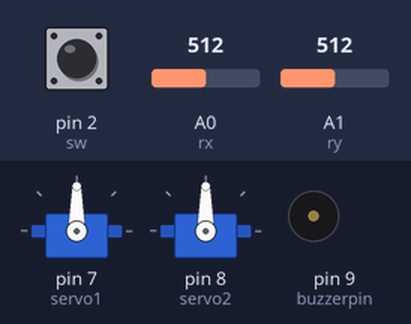
A sketch run on a simulated Arduino Uno, built with avr-gcc and run on an emulated ATmega328P. Parts: 2 × servo, buzzer (waves = sounding). Inputs (shaded band) come from the test bench; at power-on: A0 (rx) = 512, A1 (ry) = 512, pin 2 (sw) HIGH.

Above: at 1.2 s.
1.3 s: A0 (rx) set to 716
At 2.5 s:
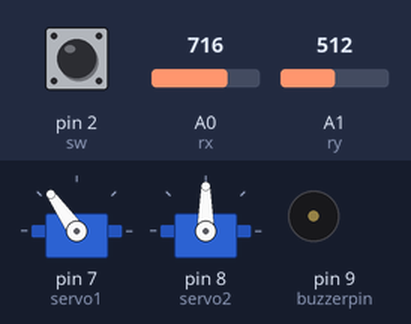
2.8 s: A1 (ry) set to 716
At 3.9 s:
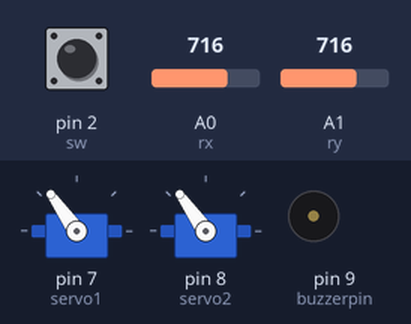
4.3 s: pin 2 (sw) pulled LOW for 0.15 s
At 4.37 s:
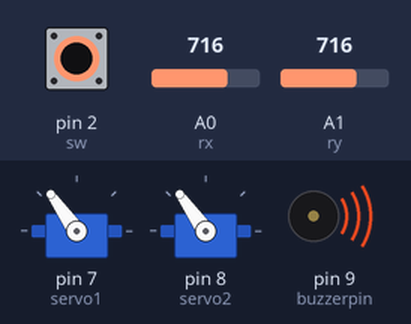
5.9 s: A0 (rx) set to 900
At 6.4 s:
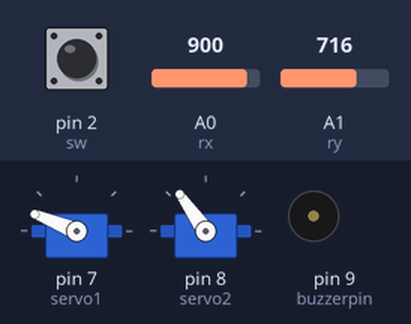
7.4 s: A1 (ry) set to 900
At 8.6 s:
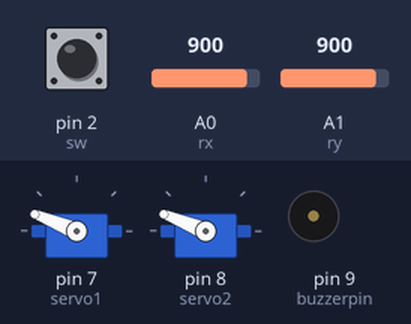
8.9 s: pin 2 (sw) pulled LOW for 1 s
At 9.7 s:
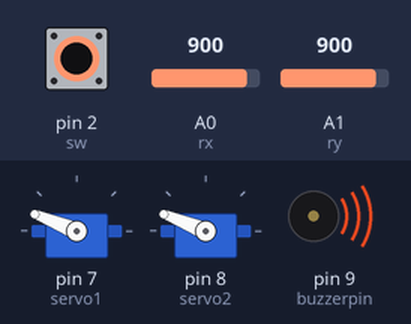
Timing chart, 0 to 11.9 s (numbered marks = the images above; inputs shaded):
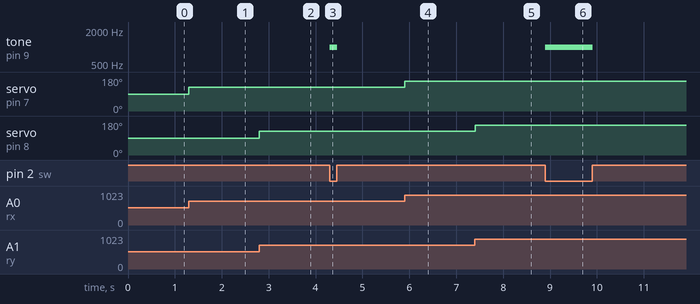

The sketch:

impp.ino
```cpp
#include <Servo.h>
#define sw  2
#define rx A0
#define ry A1
const int buzzerpin = 9;
Servo servo2;
Servo servo1;


void setup() {
  pinMode(sw,INPUT_PULLUP);
  pinMode(buzzerpin, OUTPUT);
  servo1.attach(7);
  servo2.attach(8);
  Serial.begin(9600);
  // put your setup code here, to run once:

}

void loop() {
  int joyx = analogRead(rx);
  int joyy = analogRead(ry);

  if(joyx<480||joyx>544){
    int servoAngle = map(joyx, 0, 1023, 0, 180);
    servo1.write(servoAngle);
  }
  if(joyy<480||joyy>544){
    int servoElevation = map (joyy, 0, 1023, 0, 180);
    servo2.write(servoElevation);

  }


  int buttonstate = digitalRead(sw);
  if(buttonstate == LOW){
    tone(buzzerpin, 1000);
  }else{
    noTone(buzzerpin);
  }

  delay(10);
  // put your main code here, to run repeatedly:

}
```

Measured:
- after the input at 1.3 s, servo on pin 7 (servo1): 90° → 125° at once
- after the input at 2.8 s, servo on pin 8 (servo2): 90° → 125° at once
- after the input at 4.3 s, tone on pin 9 (buzzerpin): silent → 1000 Hz at once, → silent 0.16 s later
- after the input at 5.9 s, servo on pin 7 (servo1): 125° → 158° at once
- after the input at 7.4 s, servo on pin 8 (servo2): 125° → 158° at once
- after the input at 8.9 s, tone on pin 9 (buzzerpin): silent → 1000 Hz at once, → silent 1.0 s later
